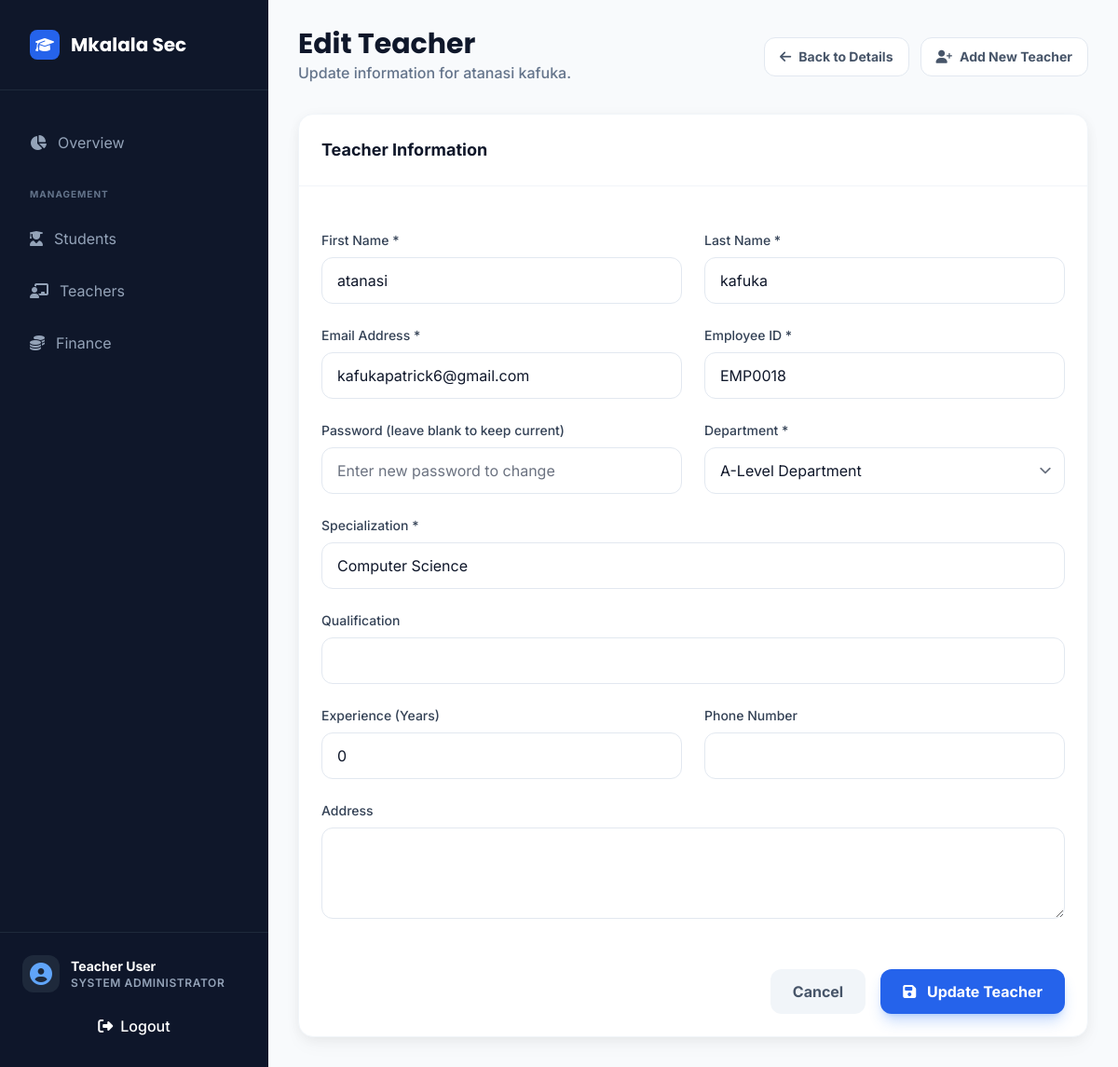
Screenshot of /teachers/6/edit/ (signed in) with the database file from the repository.
### core/models.py (models this page shows, shortened)
class User(AbstractUser):
    ROLE_CHOICES = [
        ('student', _('Student')),
        ('teacher', _('Teacher')),
        ('headmaster', _('Head of School')),
    ]
    role = models.CharField(max_length=20, choices=ROLE_CHOICES, default='student')
    is_student = models.BooleanField(default=False)
    is_faculty = models.BooleanField(default=False)
    is_parent = models.BooleanField(default=False)
    is_headmaster = models.BooleanField(default=False)
    profile_picture = models.ImageField(upload_to='profile_pictures/', blank=True, null=True)
    groups = models.ManyToManyField(
        Group,
        verbose_name=_('groups'),
        blank=True,
        related_name='custom_user_set',
        related_query_name='custom_user',
    )
    user_permissions = models.ManyToManyField(
        Permission,
        verbose_name=_('user permissions'),
        blank=True,
        related_name='custom_user_set',
        related_query_name='custom_user',
    )

class FacultyProfile(models.Model):
    DESIGNATION_CHOICES = [
        ('prof', _('Professor')),
        ('assoc_prof', _('Associate Professor')),
        ('asst_prof', _('Assistant Professor')),
        ('lecturer', _('Lecturer')),
    ]
    user = models.OneToOneField(User, on_delete=models.CASCADE, related_name='faculty_profile')
    employee_id = models.CharField(max_length=20, unique=True, blank=True)
    department = models.ForeignKey(Department, on_delete=models.CASCADE)
    designation = models.CharField(max_length=MAX_NAME_LENGTH, choices=DESIGNATION_CHOICES)
    specialization = models.CharField(max_length=200, blank=True)
    joining_date = models.DateField(auto_now_add=True)
    profile_picture = models.ImageField(upload_to='faculty_pics/', blank=True, null=True)

class Department(models.Model):
    EDUCATION_LEVEL_CHOICES = [
        ('olevel', 'O-Level (Form 1-4)'),
        ('alevel', 'A-Level (Form 5-6)'),
        ('primary', 'Primary School'),
        ('tertiary', 'Tertiary/University'),
    ]
    code = models.CharField(max_length=10, unique=True)
    name = models.CharField(max_length=MAX_NAME_LENGTH)
    education_level = models.CharField(max_length=10, choices=EDUCATION_LEVEL_CHOICES, default='olevel')
    slug = models.SlugField(max_length=120, unique=True, blank=True)
    description = models.TextField(blank=True)
    class Meta:
        ordering = ['name']
        indexes = [models.Index(fields=['code'])]

### core/views.py (the view, shortened to what this page needs)
# urls.py: path('teachers/<int:pk>/edit/', views.admin_teacher_edit, name='admin_teacher_edit'),
@login_required
@user_passes_test(is_admin)
def admin_teacher_edit(request, pk):
    teacher = get_object_or_404(FacultyProfile.objects.select_related('user', 'department'), pk=pk)
    departments = Department.objects.all()
    context = {
        'teacher': teacher,
        'departments': departments,
    }
    return render(request, 'core/admin_management/admin_teacher_edit.html', context)

### core/utils.py (called while the page is built)
def is_admin(user):
    return hasattr(user, 'admin_profile') or (hasattr(user, 'role') and user.role == 'admin') or user.is_superuser

### templates/core/admin_management/admin_teacher_edit.html (shortened to what this page needs)
{% extends "core/base_dashboard.html" %}
{% load static %}
{% block user_role %}System Administrator{% endblock %}
{% block sidebar_nav %}
<a href="{% url 'admin_dashboard' %}" class="sidebar-item text-slate-400">
    <i class="fas fa-chart-pie"></i>
    <span>Overview</span>
</a>
<div class="pt-4 pb-2 px-4 text-[10px] font-bold text-slate-500 uppercase tracking-widest">Management</div>
<a href="{% url 'admin_student_list' %}" class="sidebar-item text-slate-400">
    <i class="fas fa-user-graduate"></i>
    <span>Students</span>
</a>
<a href="{% url 'admin_teacher_list' %}" class="sidebar-item text-slate-400">
    <i class="fas fa-chalkboard-teacher"></i>
    <span>Teachers</span>
</a>
<a href="{% url 'admin_fees' %}" class="sidebar-item text-slate-400">
    <i class="fas fa-coins"></i>
    <span>Finance</span>
</a>
{% endblock %}
{% block main_content %}
<div class="flex flex-col md:flex-row md:items-center justify-between gap-6 mb-8">
    <div class="space-y-1">
        <h1 class="text-3xl font-display font-bold text-slate-900 leading-none">Edit Teacher</h1>
        <p class="text-slate-500 font-medium">Update information for {{ teacher.user.get_full_name }}.</p>
    </div>
    <div class="flex items-center space-x-3">
        <a href="{% url 'admin_teacher_detail' teacher.pk %}" class="px-4 py-2.5 rounded-xl bg-white border border-slate-200 text-slate-600 font-bold text-sm hover:bg-slate-50 transition-all flex items-center">
            <i class="fas fa-arrow-left mr-2"></i> Back to Details
        </a>
        <a href="{% url 'admin_teacher_create' %}" class="px-4 py-2.5 rounded-xl bg-white border border-slate-200 text-slate-600 font-bold text-sm hover:bg-slate-50 transition-all flex items-center">
            <i class="fas fa-user-plus mr-2"></i> Add New Teacher
        </a>
    </div>
</div>
<div class="card-premium">
    <div class="p-6 border-b border-slate-100">
        <h3 class="font-bold text-slate-900 text-lg">Teacher Information</h3>
    </div>
    <form method="post" class="p-6 space-y-6">
        <div class="grid grid-cols-1 md:grid-cols-2 gap-6">
            <div>
                <label class="block text-sm font-medium text-slate-700 mb-2">First Name *</label>
                <input type="text" name="first_name" value="{{ teacher.user.first_name }}" required
                       class="w-full px-4 py-3 border border-slate-200 rounded-xl focus:ring-2 focus:ring-blue-500 focus:border-blue-500 transition-all">
            </div>
            <div>
                <label class="block text-sm font-medium text-slate-700 mb-2">Last Name *</label>
                <input type="text" name="last_name" value="{{ teacher.user.last_name }}" required
                       class="w-full px-4 py-3 border border-slate-200 rounded-xl focus:ring-2 focus:ring-blue-500 focus:border-blue-500 transition-all">
            </div>
        </div>
        <div class="grid grid-cols-1 md:grid-cols-2 gap-6">
            <div>
                <label class="block text-sm font-medium text-slate-700 mb-2">Email Address *</label>
                <input type="email" name="email" value="{{ teacher.user.email }}" required
                       class="w-full px-4 py-3 border border-slate-200 rounded-xl focus:ring-2 focus:ring-blue-500 focus:border-blue-500 transition-all">
            </div>
            <div>
                <label class="block text-sm font-medium text-slate-700 mb-2">Employee ID *</label>
                <input type="text" name="employee_id" value="{{ teacher.employee_id }}" required
                       class="w-full px-4 py-3 border border-slate-200 rounded-xl focus:ring-2 focus:ring-blue-500 focus:border-blue-500 transition-all">
            </div>
        </div>
        <div class="grid grid-cols-1 md:grid-cols-2 gap-6">
            <div>
                <label class="block text-sm font-medium text-slate-700 mb-2">Password (leave blank to keep current)</label>
                <input type="password" name="password"
                       class="w-full px-4 py-3 border border-slate-200 rounded-xl focus:ring-2 focus:ring-blue-500 focus:border-blue-500 transition-all"
                       placeholder="Enter new password to change">
            </div>
            <div>
                <label class="block text-sm font-medium text-slate-700 mb-2">Department *</label>
                <select name="department" required
                        class="w-full px-4 py-3 border border-slate-200 rounded-xl focus:ring-2 focus:ring-blue-500 focus:border-blue-500 transition-all">
                    {% for dept in departments %}
                        <option value="{{ dept.id }}" {% if teacher.department.id == dept.id %}selected{% endif %}>
                            {{ dept.name }}
                        </option>
                    {% endfor %}
                </select>
            </div>
        </div>
        <div>
            <label class="block text-sm font-medium text-slate-700 mb-2">Specialization *</label>
            <input type="text" name="specialization" value="{{ teacher.specialization }}" required
                   class="w-full px-4 py-3 border border-slate-200 rounded-xl focus:ring-2 focus:ring-blue-500 focus:border-blue-500 transition-all">
        </div>
        <div>
            <label class="block text-sm font-medium text-slate-700 mb-2">Qualification</label>
            <input type="text" name="qualification" value="{{ teacher.qualification|default:"" }}"
                   class="w-full px-4 py-3 border border-slate-200 rounded-xl focus:ring-2 focus:ring-blue-500 focus:border-blue-500 transition-all">
        </div>
        <div class="grid grid-cols-1 md:grid-cols-2 gap-6">
            <div>
                <label class="block text-sm font-medium text-slate-700 mb-2">Experience (Years)</label>
                <input type="number" name="experience_years" value="{{ teacher.experience_years|default:0 }}" min="0"
                       class="w-full px-4 py-3 border border-slate-200 rounded-xl focus:ring-2 focus:ring-blue-500 focus:border-blue-500 transition-all">
            </div>
            <div>
                <label class="block text-sm font-medium text-slate-700 mb-2">Phone Number</label>
                <input type="tel" name="phone" value="{{ teacher.phone|default:"" }}"
                       class="w-full px-4 py-3 border border-slate-200 rounded-xl focus:ring-2 focus:ring-blue-500 focus:border-blue-500 transition-all">
            </div>
        </div>
        <div>
            <label class="block text-sm font-medium text-slate-700 mb-2">Address</label>
            <textarea name="address" rows="3"
                      class="w-full px-4 py-3 border border-slate-200 rounded-xl focus:ring-2 focus:ring-blue-500 focus:border-blue-500 transition-all">{{ teacher.address|default:"" }}</textarea>
        </div>
        <div class="flex items-center justify-end space-x-4 pt-6">
            <a href="{% url 'admin_teacher_detail' teacher.pk %}"
               class="px-6 py-3 rounded-xl bg-slate-100 text-slate-600 font-bold hover:bg-slate-200 transition-all">
                Cancel
            </a>
            <button type="submit"
                    class="btn-glow-primary px-6 py-3 font-bold">
                <i class="fas fa-save mr-2"></i> Update Teacher
            </button>
        </div>
    </form>
</div>
{% endblock %}

### templates/core/base_dashboard.html (shortened to what this page needs)
{% load static %}
<!DOCTYPE html>
<html lang="en" class="h-full bg-slate-50 text-slate-900 antialiased">
<head>
    <link href="{% static 'css/tailwind.css' %}" rel="stylesheet" />
    <link rel="stylesheet" href="https://cdnjs.cloudflare.com/ajax/libs/font-awesome/6.4.0/css/all.min.css">
</head>
<body class="h-full font-sans overflow-hidden">
    <div class="flex h-full">
        <aside id="sidebar" class="fixed inset-y-0 left-0 z-50 w-72 bg-slate-900 text-white transition-transform duration-300 -translate-x-full lg:translate-x-0 lg:static lg:inset-0">
            <div class="flex flex-col h-full">
                <div class="p-8 border-b border-slate-800">
                    <a href="{% url 'public_home' %}" class="flex items-center space-x-3">
                        <div class="w-8 h-8 bg-blue-600 rounded-lg flex items-center justify-center text-white">
                            <i class="fas fa-graduation-cap"></i>
                        </div>
                        <span class="text-xl font-display font-bold">Mkalala Sec</span>
                    </a>
                </div>
                <nav class="flex-1 px-4 py-8 space-y-2 overflow-y-auto">
                    {% block sidebar_nav %}{% endblock %}
                </nav>
                <div class="p-6 border-t border-slate-800 bg-slate-900/50">
                    <div class="flex items-center space-x-3 mb-4">
                        <div class="w-10 h-10 rounded-xl bg-slate-800 flex items-center justify-center text-blue-400">
                            <i class="fas fa-user-circle text-2xl"></i>
                        </div>
                        <div class="flex-1 min-w-0">
                            {% if user %}
                                {% if user.get_full_name %}
                                    <p class="text-sm font-bold truncate">{{ user.get_full_name }}</p>
                                {% elif user.username %}
                                    <p class="text-sm font-bold truncate">{{ user.username }}</p>
                                {% else %}
                                    <p class="text-sm font-bold truncate">User</p>
                                {% endif %}
                            {% else %}
                                <p class="text-sm font-bold truncate">Guest</p>
                            {% endif %}
                            <p class="text-xs text-slate-400 uppercase tracking-wider font-semibold">{% block user_role %}{% endblock %}</p>
                        </div>
                    </div>
                    <a href="{% url 'logout' %}"
                       class="flex items-center justify-center space-x-2 px-4 py-2 bg-red-500 text-white rounded-lg hover:bg-red-600 transition-all duration-200 group"
                       onclick="return confirm('Are you sure you want to logout? Any unsaved work will be lost.')">
                        <i class="fas fa-sign-out-alt group-hover:rotate-12 transition-transform duration-200"></i>
                        <span class="font-medium">Logout</span>
                    </a>
                </div>
            </div>
        </aside>
        <div class="flex-1 flex flex-col min-w-0 overflow-hidden">
            <main class="flex-1 overflow-y-auto p-4 lg:p-8 space-y-8">
                {% block main_content %}{% endblock %}
            </main>
        </div>
    </div>
</body>
</html>

### rows the page displays
User: get_full_name "Teacher User"
FacultyProfile: user.get_full_name "atanasi kafuka", first_name "atanasi", last_name "kafuka", email "kafukapatrick6@gmail.com", employee_id "EMP0018", department "A-Level Department", specialization "Computer Science"
